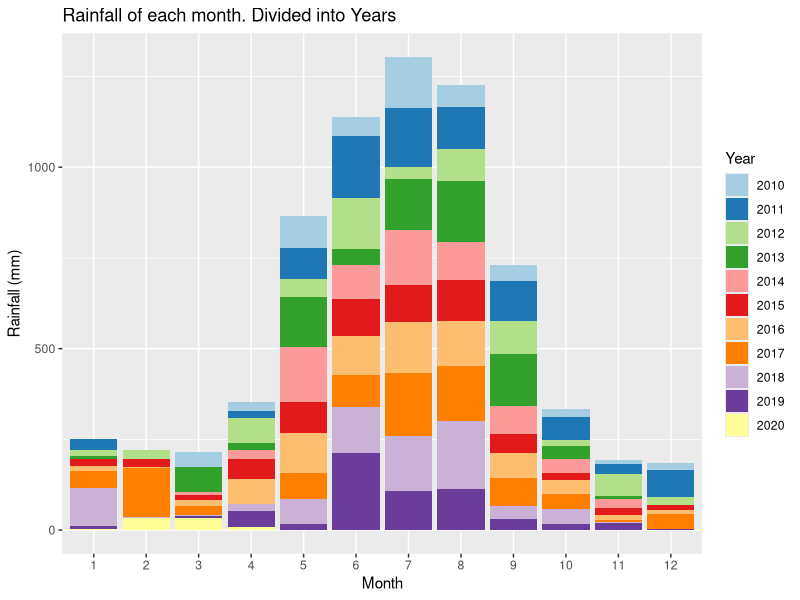
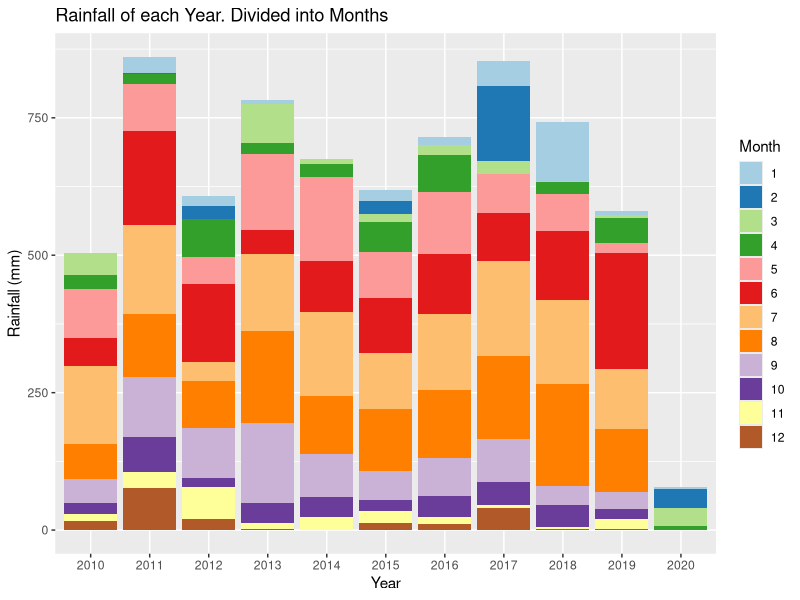
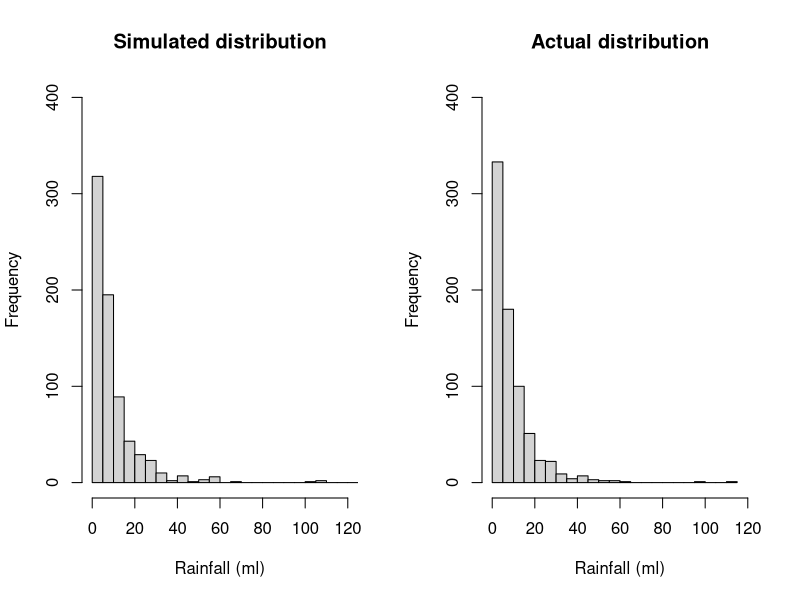
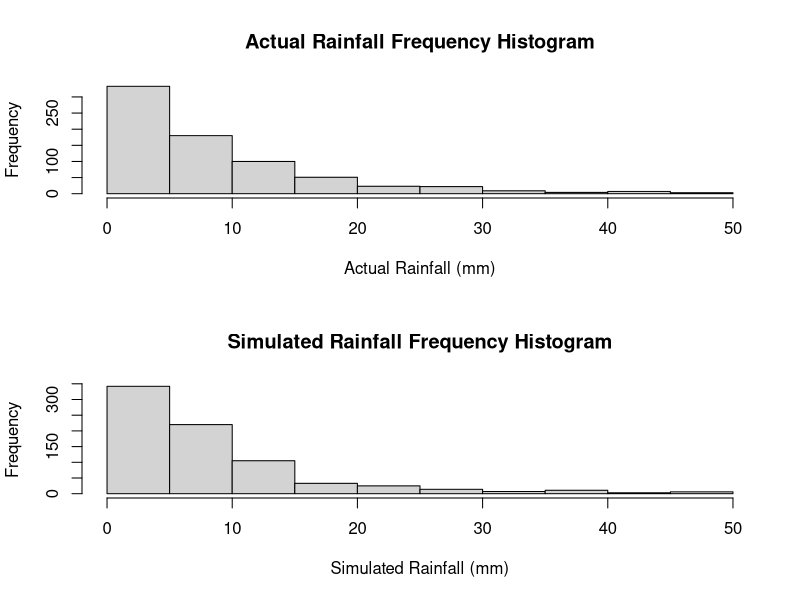
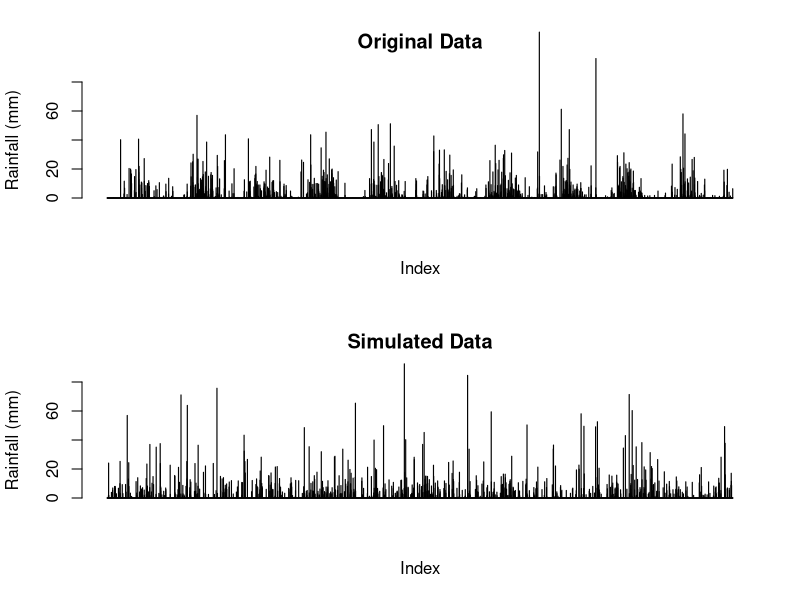
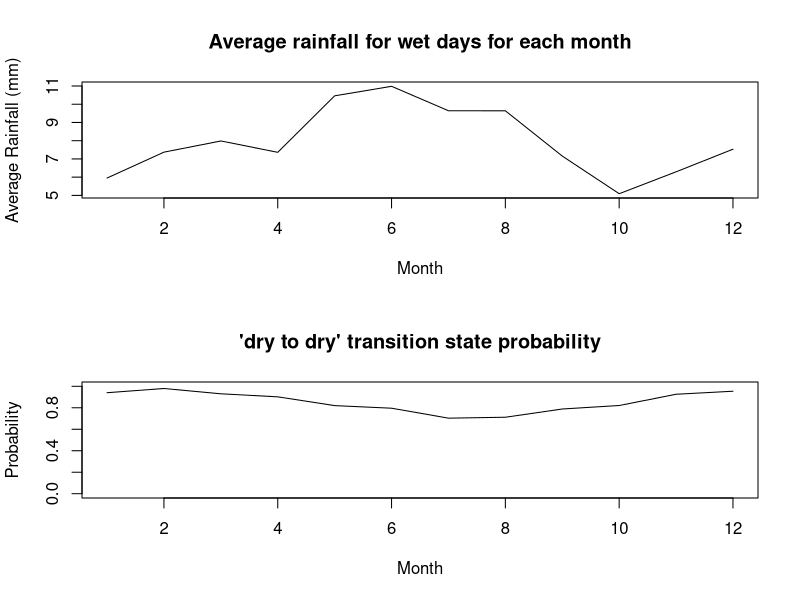
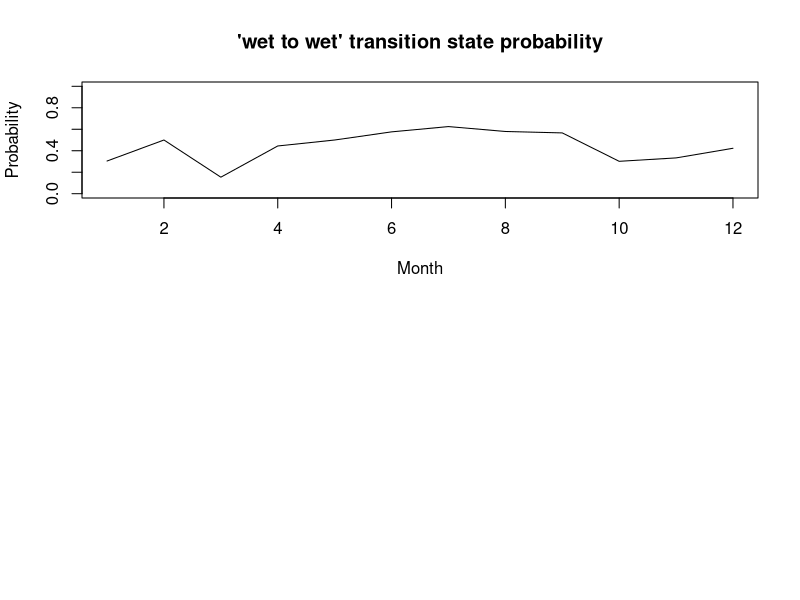
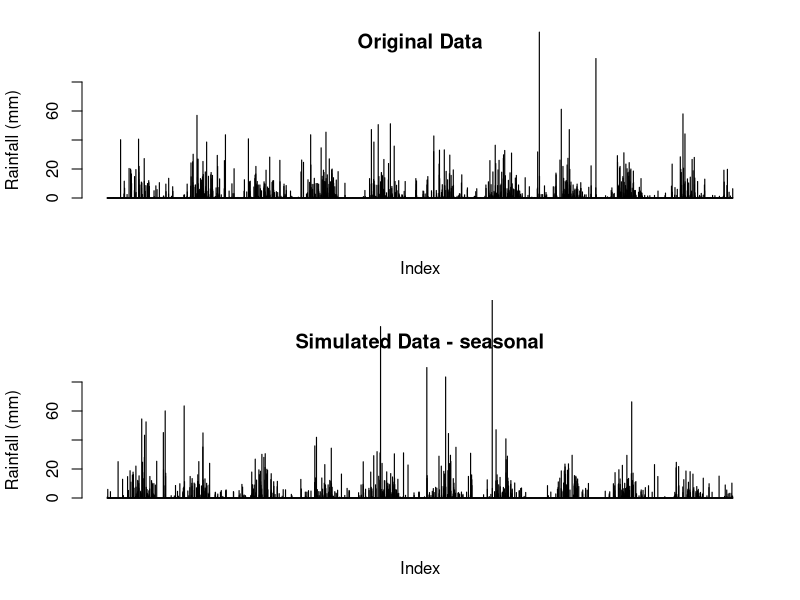

R code for these plots, in order:
## ---- chunk 1
knitr::opts_chunk$set(echo = TRUE)
## ---- chunk 2
# Reading in the data from the csv file
data <-  read.csv("IDCJAC0009_009225_1800_Data.csv")
weather_data <- data
weather_data <- weather_data[which(is.na(weather_data$Rainfall.amount..millimetres.) == FALSE),] # excluding rows with no rainfall record made 
## ---- chunk 3
weather_data$date <- do.call(paste, c(weather_data[c("Day", "Month", "Year")], sep = "-")) # creating a column that contains the date for easy indentification
## ---- chunk 4
# function to categorise day as either 'wet' or 'dry' for the Markov Chain functions
state <- function(x){
  stateList <- c()
  for(ii in 1:length(x)){
    if(x[ii] < 1){
      stateList <- c(stateList, "dry")
    }
    if(x[ii] >= 1){
      stateList <- c(stateList, "wet")
    }
  }
  return(stateList)
}
weather_data$state <- state(weather_data$Rainfall.amount..millimetres.)
## ---- chunk 5
head(weather_data[,c('Rainfall.amount..millimetres.','state')], 10)
## ---- chunk 6
# function establishing Markov Chain transition state. Establishing the relationship between the rainfall of a given day and the day before it.
transitionState <- function(x){
  transitionStateList <- c('') #can't find transition state of first observation
  for(i in 2:length(x)){
    if(x[i] == "dry"){
      if (x[i-1] == "dry"){
        transitionStateList <- c(transitionStateList, "DryToDry")
      }
      else {
        transitionStateList <- c(transitionStateList, "WetToDry")
      }
    }
    if(x[i] == "wet"){
      if (x[i-1] == "dry"){
        transitionStateList <- c(transitionStateList, "DryToWet")
      }
      else {
        transitionStateList <- c(transitionStateList, "WetToWet")
      }
    }
  }
  return(transitionStateList)
}
weather_data$transitionState <- transitionState(weather_data$state)
## ---- chunk 7
head(weather_data[,c('Rainfall.amount..millimetres.','state', 'transitionState')], 10)
## ---- chunk 8
train_data <- subset(weather_data, Year >= 2010) # only look at the most recent, relevant data.
library(ggplot2)
library(RColorBrewer)

# explorative plots investigating the distribution of rainfall across months and years

# Plotting the rainfall data (grouped by years and months)
# Distribution of rainfall by month (segmented by year)
ggplot(train_data, aes(x = factor(Month), y = Rainfall.amount..millimetres., fill = factor(Year))) + 
  geom_bar(stat = "identity") + 
  scale_fill_brewer(palette = "Paired") + 
  xlab("Month")+
  ylab("Rainfall (mm)")+
  labs(fill = "Year")+
  ggtitle("Rainfall of each month. Divided into Years")
# There does appear to be a rough distribution of rainfall by month. Most years May, June, July, August, and September (month 5-9) have the most rain. There are outliers

ggplot(train_data, aes(x = factor(Year), y = Rainfall.amount..millimetres., fill = factor(Month))) + 
  geom_bar(stat = "identity") + 
  scale_fill_brewer(palette = "Paired") + 
  xlab("Year")+
  ylab("Rainfall (mm)")+
  labs(fill = "Month")+
  ggtitle("Rainfall of each Year. Divided into Months")
# There does not appear to be any obvious pattern in the rainfall across the 10 years (note. 2020 only contains 4 months of data, hence the low rainfall). The average looks to be around 650-700 mm. 
## ---- chunk 9
table(train_data$Month, train_data$Year) # only four months of data in 2020
## ---- chunk 10
#Calculating transition state probabilities, in general (no respect to month or season)
weatherTable <- table(train_data$transitionState)
weatherTable

probWetToWet = weatherTable['WetToWet'] / (weatherTable['WetToWet'] + weatherTable['WetToDry'])
probWetToWet

probDryToDry = weatherTable['DryToDry'] / (weatherTable['DryToDry'] + weatherTable['DryToWet'])
probDryToDry
## ---- chunk 11
#Basic generator (No seasonal variation)

#calculated above
generateRainfallBasic <- function(genLength){
  currentState = "dry" # Years start with very little rain, so more likely to start dry
  rainAmountList <- c()
  for (i3 in 1:genLength){
    if (currentState == "dry"){
      if (runif(1) < probDryToDry){
        currentState = "dry"
      }
      else{
        currentState = "wet"
      }
    }
    else if (currentState == "wet"){
      if (runif(1) < probWetToWet){
        currentState = "wet"
      }
      else{
        currentState = "dry"
      }
    }
                                      #generating amount of rainfall if state is wet, else 0
    if (currentState == "wet"){
      rainAmount <- 5.66*exp(rnorm(1))
      rainAmountList <- c(rainAmountList, rainAmount)
    }
    else{
      rainAmountList <- c(rainAmountList, 0)
    }
  }
  return(rainAmountList)
}
## ---- chunk 12
#comparing log-normal against actual data, veeerryyyy close fit, will use log-normal for rainfall sim
par(mfrow=c(1,2))
p1 <- 5.66*exp(rnorm(732))
hist(p1, breaks = 30, xlim = c(0,120), ylim = c(0,400), main = "Simulated distribution", xlab = "Rainfall (ml)")

p2 <- train_data$Rainfall.amount..millimetres.[train_data$Rainfall.amount..millimetres.>1]
hist(p2, breaks = 30, xlim = c(0,120), ylim = c(0,400), main = "Actual distribution", xlab = "Rainfall (ml)")

mean(p1)
mean(p2)
## ---- chunk 13
#Basic generator tests
testRainfall = generateRainfallBasic(3761)

par(mfrow=c(2,1))
hist(train_data$Rainfall.amount..millimetres.[train_data$Rainfall.amount..millimetres.>1 & train_data$Rainfall.amount..millimetres.<50], xlab = "Actual Rainfall (mm)", main = "Actual Rainfall Frequency Histogram")
hist(testRainfall[testRainfall > 1 & testRainfall <50], xlab = "Simulated Rainfall (mm)", main = "Simulated Rainfall Frequency Histogram")

par(mfrow=c(2,1))
barplot(train_data$Rainfall.amount..millimetres., ylim = c(0,80), main = "Original Data", ylab = "Rainfall (mm)", xlab = "Index")
barplot(testRainfall, ylim = c(0,80), main = "Simulated Data", ylab = "Rainfall (mm)", xlab = "Index")
## ---- chunk 14
#Calculates the transition probabilities for each month
probTransStatesMonth <- function(input_data){
  transitonStatesMonthsFrame <- data.frame(list(rep(0, 12), list(rep(0, 12), list(rep(0,    12), list(rep(0, 12)))))) #Initialises 12x4 frame filled with zeroes (4 columns for each transition state, 12 rows for each month)
  names(transitonStatesMonthsFrame) <- c('DryToDry', 'DryToWet', 'WetToDry', 'WetToWet')

  #Makes the dataframe with the count of each transition state with each month
  for (i4 in 1:dim(input_data)[1]){
    tempTransitionState <- input_data[i4, 'transitionState']
    tempMonth <- input_data[i4, 'Month'] 
    transitonStatesMonthsFrame[tempMonth, tempTransitionState] <- transitonStatesMonthsFrame[tempMonth, tempTransitionState]+1 # increase count of tempTransitionState for month tempMonth by 1
  }

  #Calculates the transition state probabilities for each month in the data frame
  probTransitonStatesMonthsFrame <- transitonStatesMonthsFrame
  for (i in 1:dim(transitonStatesMonthsFrame)[1]){
  
    probTransitonStatesMonthsFrame[i, 'DryToDry'] <- transitonStatesMonthsFrame[i, 'DryToDry'] / (transitonStatesMonthsFrame[i, 'DryToDry'] + transitonStatesMonthsFrame[i, 'DryToWet'])
  
    probTransitonStatesMonthsFrame[i, 'DryToWet'] <- transitonStatesMonthsFrame[i, 'DryToWet'] / (transitonStatesMonthsFrame[i, 'DryToDry'] + transitonStatesMonthsFrame[i, 'DryToWet'])
    
    probTransitonStatesMonthsFrame[i, 'WetToDry'] <- transitonStatesMonthsFrame[i, 'WetToDry'] / (transitonStatesMonthsFrame[i, 'WetToDry'] + transitonStatesMonthsFrame[i, 'WetToWet'])
    probTransitonStatesMonthsFrame[i, 'WetToWet'] <- transitonStatesMonthsFrame[i, 'WetToWet'] / (transitonStatesMonthsFrame[i, 'WetToDry'] + transitonStatesMonthsFrame[i, 'WetToWet'])
    # this data frame 'probTransitionStatesMonthsFrame' will be called directly in the generator, so must be called as such when exported
  }
  return(probTransitonStatesMonthsFrame)
}

## ---- chunk 15
probTransitonStatesMonthsFrame <- probTransStatesMonth(train_data)
head(probTransitonStatesMonthsFrame, 10)
## ---- chunk 16
#testing average rainfall when its rains in each month, and for wettowet vs drytowet transitions.
test_w2w <- train_data$Rainfall.amount..millimetres.[train_data$transitionState == "WetToWet"]
test_d2w <- train_data$Rainfall.amount..millimetres.[train_data$transitionState == "DryToWet"]
mean(test_w2w)
mean(test_d2w)
wilcox.test(test_d2w, test_w2w)
#since resulting wilcox test p-value is 0.85, we conclude that theres no difference in rainfall depending on the transition state, and do not need to include it in our model.

test_rainfallPerMonth <- train_data[train_data$state == "wet",c(4,6)]
kruskal.test(Rainfall.amount..millimetres. ~ Month, data = test_rainfallPerMonth)
#p-val = 0.00016, therefore difference between average rainfall for each month

## ---- chunk 17
#calculating the mean rainfall when it rains for each month, to change how much it rains according to the generator later on. Limited to less than 60 mls as the dataset is not large enough for large rainfall amounts (such as 114ml in feburary) to not throw the mean off.
rainMonthData <- c()
for (i in 1:12){
  temp<- train_data$Rainfall.amount..millimetres.[train_data$state == "wet" & train_data$Month == i & train_data$Rainfall.amount..millimetres. < 60]
  rainMonthData <- c(rainMonthData, list(temp))
  rm(temp)
}

rainfallAvgMonth <- sapply(rainMonthData, mean)

## ---- chunk 18
plot(c(1:12), rainfallAvgMonth, type = "l", xlab = "Month", ylab = "Average Rainfall (mm)", main = "Average rainfall for wet days for each month")
## ---- chunk 19
#How the transition state probabilities vary for each month
plot(probTransitonStatesMonthsFrame$DryToDry, ylim = c(0,1), xlab = "Month", main = "'dry to dry' transition state probability", type = 'l', ylab = "Probability")
plot(probTransitonStatesMonthsFrame$WetToWet, ylim = c(0,1), xlab = "Month", main = "'wet to wet' transition state probability", type = 'l', ylab = "Probability")
## ---- chunk 20
#Weather generator accounting  for seasonal variation of transition states or something i hope
#This is just a regular version of basic generator it's mostly the same in fact if i forget to even do this it is the same

generateRainfallSeasonal <- function(input){
  # input must be weather_data or a subset of weather_data
  currentState = "dry" #can make this into a random choice later
  rainAmountList <- c()
  for (i5 in 1:dim(input)[1]){
    if (currentState == "dry"){
      if (runif(1) < probTransitonStatesMonthsFrame[input[i5, 'Month'], 'DryToDry']){ #now inputs depending on the month of input
        currentState = "dry"
      }
      else{
        currentState = "wet"
      }
    }
    else if (currentState == "wet"){
      if (runif(1) < probTransitonStatesMonthsFrame[input[i5, 'Month'], 'WetToWet']){
        currentState = "wet"
      }
      else{
        currentState = "dry"
      }
    }                                   
    #generating amount of rainfall if state is wet, else 0
    if (currentState == "wet"){
      #rainAmount <- 5.66*exp(rnorm(1)) #now log-normal dist, 5 used because is close to mean of weather_data's / the mean of what exp(rnorm(1)) is by default /// Old Version 
      rainAmount <- rainfallAvgMonth[input[i5, 'Month']]*exp(rnorm(1))/1.648 
      #average of exp(rnorm(1)) is ~1.648, so we divide by that so the average of each month will just be the actual average calculated from rainfallAvgMonth.
      rainAmountList <- c(rainAmountList, rainAmount)
    }
    else{
      rainAmountList <- c(rainAmountList, 0)
    }
  }
  return(rainAmountList)
}
## ---- chunk 21
#testing code for seasonal generator
inputSeasonalRainfall <- dplyr::select(train_data, 'Year', 'Month', 'Day') #using existing train data's dates to input to function, instead of putting in just how many to generate
testSeasonalRainfall = generateRainfallSeasonal(inputSeasonalRainfall)
## ---- chunk 22
par(mfrow=c(2,1))
barplot(train_data$Rainfall.amount..millimetres., ylim = c(0,80), main = "Original Data", ylab = "Rainfall (mm)", xlab = "Index")
barplot(testSeasonalRainfall, ylim = c(0,80), main = "Simulated Data - seasonal", ylab = "Rainfall (mm)", xlab = "Index")
## ---- chunk 23
#comparing log-normal against actual data, veeerryyyy close fit, will use log-normal for rainfall sim
p1 <- 5.66*exp(rnorm(732))
p1 <- p1[p1>1]
hist(p1, breaks = 30, xlim = c(0,120), ylim = c(0,400), main = "Simulated distribution")

p2 <- train_data$Rainfall.amount..millimetres.[train_data$Rainfall.amount..millimetres.>1]
hist(p2, breaks = 30, xlim = c(0,120), ylim = c(0,400), main = "actual distribution")
## ---- chunk 24
set.seed(100345)
sampID <- sample.int(nrow(train_data), size = 0.8*nrow(train_data), replace = FALSE)
train_data <- train_data[sampID,] # 80% of data for training
test_data <- train_data[-sampID,] # 20% for testing
## ---- chunk 25
probTransitonStatesMonthsFrame <- probTransStatesMonth(train_data) # retraining seasonal generator probTransitionStatesMonthsFrame with new training data (now only 80% of the original train_data)
# calucating the new average rainfall for each month
rainMonthData <- c()
for (i in 1:12){
  temp<- train_data$Rainfall.amount..millimetres.[train_data$state == "wet" & train_data$Month == i & train_data$Rainfall.amount..millimetres. < 60]
  rainMonthData <- c(rainMonthData, list(temp))
  rm(temp)
}
rainfallAvgMonth <- sapply(rainMonthData, mean)
## ---- chunk 26
#generates a simulation with the same number of observations as test_data (20% of the total data)
testSeasonalRainfall20 = generateRainfallSeasonal(test_data) 
## ---- chunk 27
par(mfrow = c(2, 1))
barplot(testSeasonalRainfall20, ylab = "Rainfall (mm)", xlab = "index", main = "Simulated data")
barplot(test_data$Rainfall.amount..millimetres., ylab = "Rainfall (mm)", xlab  = "index", main = "Actual data")
## ---- chunk 28
# Wilcoxon signed rank test
WT <- wilcox.test(testSeasonalRainfall20, test_data$Rainfall.amount..millimetres., paired=T)
print("Wilcoxon rank sum p-value")
WT$p.value
# paired student t test
TT <- t.test(testSeasonalRainfall20, test_data$Rainfall.amount..millimetres., paired=T)
print("t-test p-value")
TT$p.value
## ---- chunk 29
train_data <- subset(weather_data, Year >= 2010)
train10_data <- subset(weather_data, Year >= 2009 & Year < 2019)
data_2019 <- subset(weather_data, Year == 2019)
## ---- chunk 30
probTransitonStatesMonthsFrame <- probTransStatesMonth(train10_data) # retraining seasonal generator probTransitionStatesMonthsFrame with train10_data
set.seed(10356)
monthList <- subset(weather_data, Year == 2019) # a year that isn't a leap year to get the month list, as generation algorithm only requires months
monthList <- monthList['Month']
testSeasonalRainfall10 <- generateRainfallSeasonal(monthList)
## ---- chunk 31
#compare generated year against 2019
par(mfrow = c(2,1))
barplot(testSeasonalRainfall10, xlab = "Index", ylab = "Rainfall (mm)", main = "Simulated Rainfall")
barplot(data_2019$Rainfall.amount..millimetres., xlab = "Index", ylab = "Rainfall (mm)", main = "2019 Rainfall")
## ---- chunk 32
# check other years for comparison
par(mfrow = c(3,2))
barplot(testSeasonalRainfall10, xlab = "Index", ylab = "Rainfall (mm)", main = "Simulated Rainfall")
year <- subset(weather_data, Year == 2015)
barplot(year$Rainfall.amount..millimetres., xlab = "Index", ylab = "Rainfall (mm)", main = "2015 Rainfall")
year <- subset(weather_data, Year == 2008)
barplot(year$Rainfall.amount..millimetres., xlab = "Index", ylab = "Rainfall (mm)", main = "2008 Rainfall")
year <- subset(weather_data, Year == 2015)
barplot(year$Rainfall.amount..millimetres., xlab = "Index", ylab = "Rainfall (mm)", main = "2017 Rainfall")
year <- subset(weather_data, Year == 2007)
barplot(year$Rainfall.amount..millimetres., xlab = "Index", ylab = "Rainfall (mm)", main = "2007 Rainfall")
year <- subset(weather_data, Year == 2013)
barplot(year$Rainfall.amount..millimetres., xlab = "Index", ylab = "Rainfall (mm)", main = "2013 Rainfall")
rm(year)
## ---- chunk 33
# Creates a graph of difference in rainfall for years, weeks, months, years to see if there are any potential patterns.
# Creates a list of the weekly rainfall
RainfallWeekly <- data.frame("Rainfall (mm)", "Week")
colnames(RainfallWeekly) <- c("Rainfall (mm)", "Week")
RainfallWeekly$`Rainfall (mm)` <- as.numeric(RainfallWeekly$`Rainfall (mm)`)
RainfallWeekly$Week <- as.numeric(RainfallWeekly$Week)
week = 1
weekRain = 0
for(ii in c(1: nrow(weather_data))){
  weekRain = weekRain + weather_data[ii, 6] # rainfall amount for that row
  
  if(ii%%7 == 0){ # every 7th row
    RainfallWeekly[(ii/7), 1] <- weekRain # 1 row of RainfallWeekly created every 7 rows (1 weeks) - inserting rainfall total for that week
    RainfallWeekly[(ii/7), 2] <- week
    week = week + 1
    weekRain = 0 # clear total rainfall to prepare for next week
  }
}
## ---- chunk 34
RainfallWeeklyDiff <- data.frame(c(1:(nrow(RainfallWeekly)-1)), c(1:(nrow(RainfallWeekly)-1))) # data frame with two columns, one less row than RainfallWeekly
colnames(RainfallWeeklyDiff) <- c("Rainfall diff (mm)", "Week")
RainfallWeeklyDiff$`Rainfall diff (mm)` <- diff(RainfallWeekly$`Rainfall (mm)`) # change in weeks
## ---- chunk 35
# plot first 700 weeks first against the difference in rainfall, and then the rainfall per week
par(mfrow = c(4,1))
plot(RainfallWeeklyDiff[c(1:350), 2], RainfallWeeklyDiff[c(1:350), 1], xlab = "week", ylab = "change in rainfall (mm)", cex = 2, type = "b")
plot(RainfallWeekly[c(1:350), 2], RainfallWeekly[c(1:350), 1], xlab = "week", ylab = "rainfall (mm)", type = "l")
plot(RainfallWeeklyDiff[c(351:700), 2], RainfallWeeklyDiff[c(351:700), 1], xlab = "week", ylab = "change in rainfall (mm)", cex = 2, type = "b")
plot(RainfallWeekly[c(351:700), 2], RainfallWeekly[c(351:700), 1], xlab = "week", ylab = "rainfall (mm)", type = "l")
## ---- chunk 36
# plot second 700 weeks first against the difference in rainfall, and then the rainfall per week
par(mfrow = c(4,1))
plot(RainfallWeeklyDiff[c(701:1050), 2], RainfallWeeklyDiff[c(701:1050), 1], xlab = "week", ylab = "change in rainfall (mm)", cex = 2, type = "b")
plot(RainfallWeekly[c(701:1050), 2], RainfallWeekly[c(701:1050), 1], xlab = "week", ylab = "rainfall (mm)", type = "l")
plot(RainfallWeeklyDiff[c(1051:1414), 2], RainfallWeeklyDiff[c(1051:1414), 1], xlab = "week", ylab = "change in rainfall (mm)", cex = 2, type = "b")
plot(RainfallWeekly[c(1051:1414), 2], RainfallWeekly[c(1051:1414), 1], xlab = "week", ylab = "rainfall (mm)", type = "l")
## ---- chunk 37
rainSort_2019 <- data_2019$Rainfall.amount..millimetres.
# qqplot before removing 'dry' days
qqnorm(rainSort_2019, pch = 1, frame = F, main = "Normal Q-Q Plot of Rainfall 2019 (including dry days)")
qqline(rainSort_2019, col = "red", lwd = 2)
rainSort_2019 <- rainSort_2019[which(rainSort_2019 != 0)]
# qqplot after removing 'dry' days
qqnorm(rainSort_2019, pch = 1, frame = F, main = "Normal Q-Q Plot of Rainfall 2019 (excluding dry days)")
qqline(rainSort_2019, col = "red", lwd = 2)
hist(rainSort_2019, breaks = 50)
# data is not normally distributed
rm(rainSort_2019)
## ---- chunk 38
rain2019 <- subset(weather_data, Year == 2019)
length(rain2019$Rainfall.amount..millimetres.)
length(testSeasonalRainfall10)
# Function that returns the sum of ranks of difference (w+ and w-) that are part of the Wilcoxon signed rank calculations
returnRanks <- function(simulated, actual){
  diffs <- (simulated - actual)
  diffs <- diffs[diffs != 0]
  posDifs <- which(diffs > 0)
  negDiffs <- which(diffs < 0)
  rank <- rank(abs(diffs))
  rankPosDiff <- sum(rank[posDifs])
  rankNegDiff <- sum(rank[negDiffs]) 
  return(c(rankPosDiff, rankNegDiff))
}
## ---- chunk 39
table(rain2019$Month)
# To perform the Wilcoxon Signed Rank test we must have paired data, so we have to find the extra dates in testSeasonalRainfall10 (note: 2019 is a non leap year) and remove them.
# Upon review we find that there are days missing from October and December.
## ---- chunk 40
table(rain2019$Day)
# One month is missing a day 5, and another is missing a day 19 (both 11 when should be 12)
temp <- subset(rain2019, Day == 5)
temp$Month # 5th of October missing
temp <- subset(rain2019, Day == 19)
temp$Month # 19th of December missing
rm(temp)
which(rain2019$date == "4-10-2019") # find what row the day before 5-10-2019 is
# Therefore 5-10-2019 would be row 278 (277+1)
which(rain2019$date == "18-12-2019") # find what row the day before 5-10-2019 is
# Therefore 5-10-2019 would be row 353 (351+2). Add two as both 5th october and 19th december are missing
## ---- chunk 41
# We find that the days are day 278 and 353 from testSeasonalRainfall10
simRainfall2019 <- testSeasonalRainfall10
## ---- chunk 42
set.seed(102343656)
monthList <- subset(weather_data, Year == 2019) # A year that isn't a leap year to get the month list, as generation algorithm only requires months
monthList <- monthList['Month']
testSeasonalRainfall10 <- generateRainfallSeasonal(monthList)
simRainfall2019 <- testSeasonalRainfall10 # Removing day 278 and day 353 data from testSeasonalRainfall10
## ---- chunk 43
# test of testSeasonalRainfall10 against 2019 rainfall (testSeasonalRainfall10 was simulation of 2019 rainfall)
wilcox.test(rain2019$Rainfall.amount..millimetres., simRainfall2019, paired = T, alternative = "t", conf.int = T, conf.level = 0.95)

# the p-value is 0.04918,indicating that it is likely that there is a significant difference between the simulated data and the actual data. This means that one set of data was consistently and significantly larger than the other
# manual calculation of Wilcoxon signed rank values 

sumRanks <- returnRanks(simRainfall2019, rain2019$Rainfall.amount..millimetres.)
cat(sumRanks[1], "is the sum of the ranks of the positive differences")
cat(sumRanks[2], "is the sum of the ranks of the negative differences")

# rankPosDiff (the sum of the ranks of the differences where the simulated data is greater than the actual) is 7414. rankNegDiff (the sum of the ranks of the the differences where the actual is greater than the simulated) is 5147. rankPosDiff is quite a bit larger than rankNegDiff
## ---- chunk 44
set.seed(12345)
monthList <- subset(weather_data, Year == 2011)
monthList <- monthList['Month']
testSeasonalRainfall10 <- generateRainfallSeasonal(monthList)
simRainfall2019 <- testSeasonalRainfall10[-c(278, 353)]
wilcox.test(rain2019$Rainfall.amount..millimetres., simRainfall2019, paired = T, alternative = "t", conf.int = T, conf.level = 0.95)

sumRanks <- returnRanks(simRainfall2019, rain2019$Rainfall.amount..millimetres.)
cat(sumRanks[1], "is the sum of the ranks of the positive differences")
cat(sumRanks[2], "is the sum of the ranks of the negative differences")
## ---- chunk 45
set.seed(347876)
monthList <- subset(weather_data, Year == 2011) 
monthList <- monthList['Month']
testSeasonalRainfall10 <- generateRainfallSeasonal(monthList)
simRainfall2019 <- testSeasonalRainfall10[-c(278, 353)] 
wilcox.test(rain2019$Rainfall.amount..millimetres., simRainfall2019, paired = T, alternative = "t", conf.int = T, conf.level = 0.95)

sumRanks <- returnRanks(simRainfall2019, rain2019$Rainfall.amount..millimetres.)
cat(sumRanks[1], "is the sum of the ranks of the positive differences")
cat(sumRanks[2], "is the sum of the ranks of the negative differences")
## ---- chunk 46
set.seed(3456789)
monthList <- subset(weather_data, Year == 2011)
monthList <- monthList['Month']
testSeasonalRainfall10 <- generateRainfallSeasonal(monthList)
simRainfall2019 <- testSeasonalRainfall10[-c(278, 353)]
wilcox.test(rain2019$Rainfall.amount..millimetres., simRainfall2019, paired = T, alternative = "t", conf.int = T, conf.level = 0.95)

sumRanks <- returnRanks(simRainfall2019, rain2019$Rainfall.amount..millimetres.)
cat(sumRanks[1], "is the sum of the ranks of the positive differences")
cat(sumRanks[2], "is the sum of the ranks of the negative differences")
## ---- chunk 47
# looking at the four total simulations created, there is generally no significant different between the simulated rainfall and the actual rainfall. 
# However looking at rankPosDiff and rankNegDiff calculated for each (the sum of the ranks of the positive and negative differences between the simulated and actual data respectively), the simulated rainfall was consistently larger than the actual data 
# The reason for this is likely because 2019 had a very small amount of rainfall compared to the rest of the years.
sum(train10_data$Rainfall.amount..millimetres.)/10 # /10 to get average of 10 years of rain data
sum(rain2019$Rainfall.amount..millimetres.)
## ---- chunk 48
median(simRainfall2019)
median(rain2019$Rainfall.amount..millimetres.)

# given the number of dry days, it makes sense that the median's would be very similar in the Wilcoxon Signed Rank test
# To perform the Wilcoxon Signed Rank test we remove those dates from testSeasonalRainfall10
# 2019 is a non leap year so February will have 28 days
#October 5th and December 19th are missing, so we remove them
month_result <- which(rain2019$date == "4-10-2019" | rain2019$date=="18-12-2019")
simRainfall2019 <- testSeasonalRainfall10[-c(month_result[1]+1, month_result[2]+1)]

# Test of testSeasonalRainfall10 against 2019 rainfall (testSeasonalRainfall10 was simulation of 2019 rainfall)
wilcox.test(simRainfall2019, rain2019$Rainfall.amount..millimetres., paired = T, alternative = "t")

# Since the p-value is relatively high, it can be concluded that there is no significant diference between the simulated 2019 data and the actual 2019 data. 
# While the simulation may not be an accurate prediction of 2019 (as seen in the barplots), the simulation was also not logically flawed, as there is not a significant difference between the median of the simulation and the median of the actual.
#Furthermore, a qucik comparison of the medians in the Wilcoxon Signed Rank test shows that (as expected) they are also very similar.
cat("Median of actual and simulated rainfall respectively: ", median(rain2019$Rainfall.amount..millimetres.), median(simRainfall2019))
rm(simRainfall2019)
## ---- chunk 49
# looking at 2013 data (which had a larger than average amount of rain)
rain2013 <- subset(weather_data, Year == 2013)
simRainfall2013 <- generateRainfallSeasonal(monthList)
wilcox.test(simRainfall2013, rain2013$Rainfall.amount..millimetres., paired = T, conf.int = T, conf.level = 0.95)

par(mfrow = c(2,1))
barplot(simRainfall2013, xlab = "Index", ylab = "Rainfall (mm)", main = "Simulated Rainfall")
barplot(rain2013$Rainfall.amount..millimetres., xlab = "Index", ylab = "Rainfall (mm)", main = "2013 Rainfall")

diffs <- (simRainfall2013 - rain2013$Rainfall.amount..millimetres.)
diffs <- diffs[diffs != 0]
posDifs <- which(diffs > 0)
negDiffs <- which(diffs < 0)
rank <- rank(abs(diffs))
rankPosDiff <- sum(rank[posDifs])
rankNegDiff <- sum(rank[negDiffs]) 

rankPosDiff
rankNegDiff
mean(diffs)
